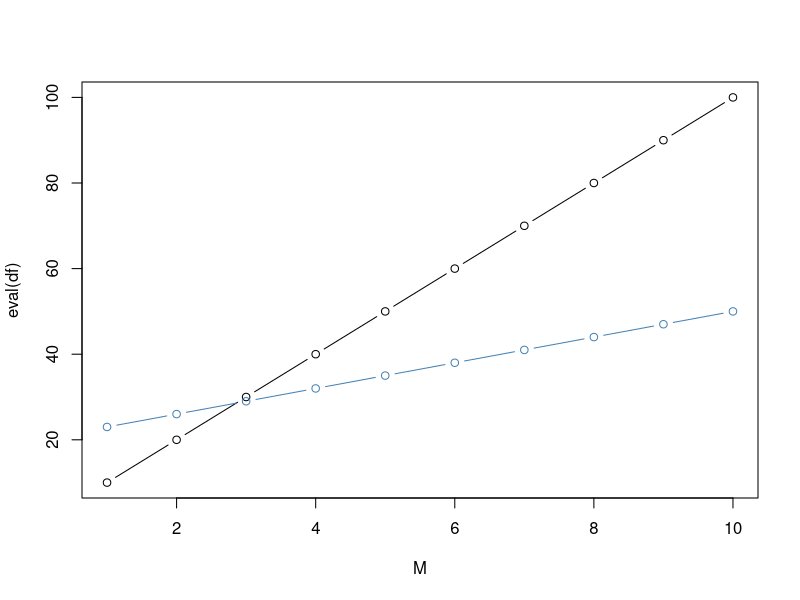

Recreate this plot in R.
df <- expression(S * M)
df_fmm <- expression(S * (K-1) + K * M)

S <- 10
M <- 1:10
K <- 3

plot(M, eval(df), type = "b")
lines(M, eval(df_fmm), type = "b", col = "steelblue")
